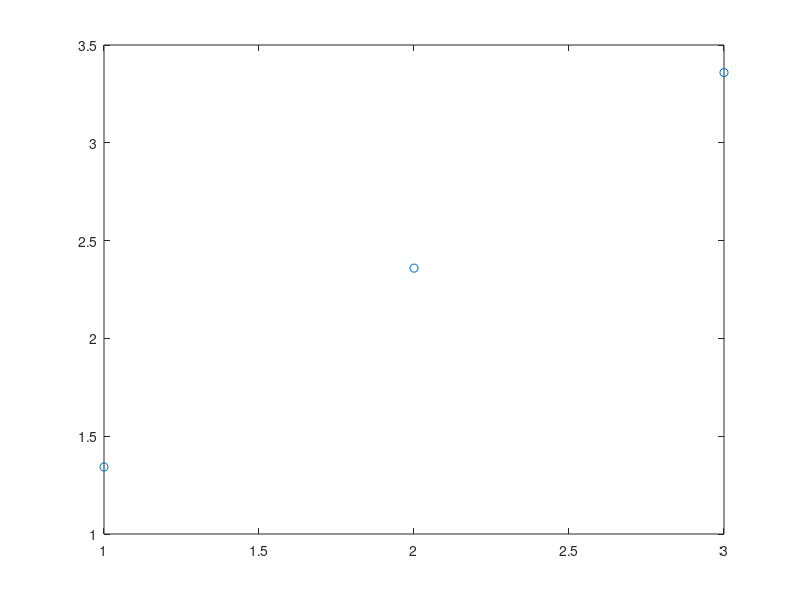

Write the MATLAB code that produced this figure.
%Erroneous Home vector
%Normalisation and average
%path integration egocentric discrete. Calculation of average time.
x=0;
y=0;
r=0;
d=0;
d_real=0;
d_app=0;
w=0;
theta=0;
X=0;
Y=0;
var=0;
tot=0;
avg=0;
L=0.7;
eps=1;
pi = 3.14;
s=1;
V=0.4;
r(1,1)= 10;
for j=1:3
r(j,1)=10^j;
theta(j,1)=pi/4;
d_real(j,1)=pi/3;

%erroneous home vector, randomly distributed about the actual with variance V
d_app(j,1)=normrnd(d_real(j,1),V);
for k=1:20
i(j,k)=1;
while(r(j,i(j,k))>eps)
X(j,i(j,k))=r(j,i(j,k))*cos(abs(theta(j,i(j,k))));
Y(j,i(j,k))=r(j,i(j,k))*sin(abs(theta(j,i(j,k))));
var(j,i(j,k))=0.0005*r(j,i(j,k));
w(j,i(j,k))=(L*d_real(j,i(j,k))+ d_app(j,i(j,k)))/(L+1);
x(j,i(j,k)+1)=r(j,i(j,k))*cos(abs(d_real(j,i(j,k))-w(j,i(j,k))))-s;
y(j,i(j,k)+1)= r(j,i(j,k))*sin(abs(d_real(j,i(j,k))-w(j,i(j,k))));
r(j,i(j,k)+1)=sqrt((x(j,i(j,k)+1))^2+(y(j,i(j,k)+1))^2);
d_real(j,i(j,k)+1)=atan(y(j,i(j,k)+1)/x(j,i(j,k)+1));
d_app(j,i(j,k)+1)=normrnd(d_real(j,i(j,k)+1),V);
theta(j,i(j,k)+1)=theta(j,i(j,k))+d_real(j,i(j,k)+1)-d_real(j,i(j,k))+w(j,i(j,k));
if(theta(j,i(j,k)+1)>pi/2)
theta(j,i(j,k)+1)=theta(j,i(j,k)+1)-pi;
end
i(j,k)=i(j,k)+1;
end
end
for k=1:20
tot = tot + i(j,k);
end
avg(j)=tot/10;
end
for i=1:3
dist(i)=10^i;
end
plot(log10(dist),log10(avg),'o');